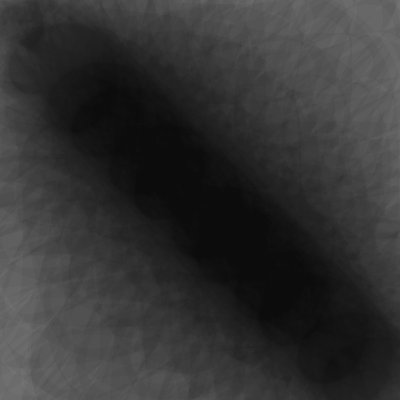
Frame 1 (no input)
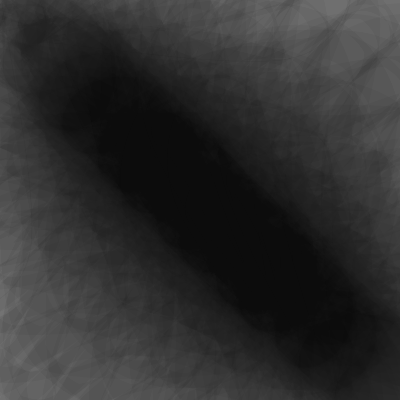
Frame 60 (no input)
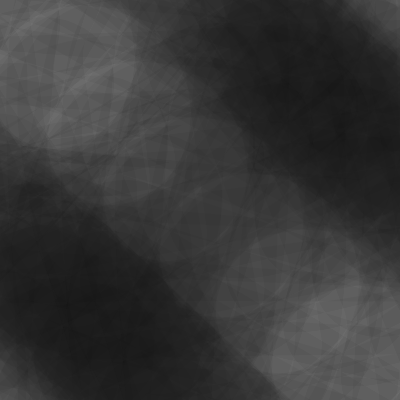
Frame 120 (the mouse pressed at the canvas centre since frame 60)

The p5.js sketch that drew these frames (run headless with seeded random() and noise() and a simulated clock; from frame 60 on, the mouse is pressed at the canvas centre):

// p5.js sketch
// ── sketch.js
let num = 200;
let base = 80;
let a = 20;
function setup() {
  createCanvas(400, 400);
  noStroke();
  noFill();
  stroke(0, 10);
}

function draw() {
  background(255);
  a += 0.02;
  for (let i = 1; i < num-1; i++) {
    strokeWeight(a%i*5);
    push();
    translate(i*width/num, i*height/num);
    rotate(i*a*0.01);
    leaf(base);
    pop();
  }
}

function leaf(b) {
  beginShape();
  curveVertex(mouseY, 0);
  curveVertex(0, mouseX);
  curveVertex(-b, b*3);
  curveVertex(0, b*4);
  curveVertex(b, b*3);
  endShape(CLOSE);
}
